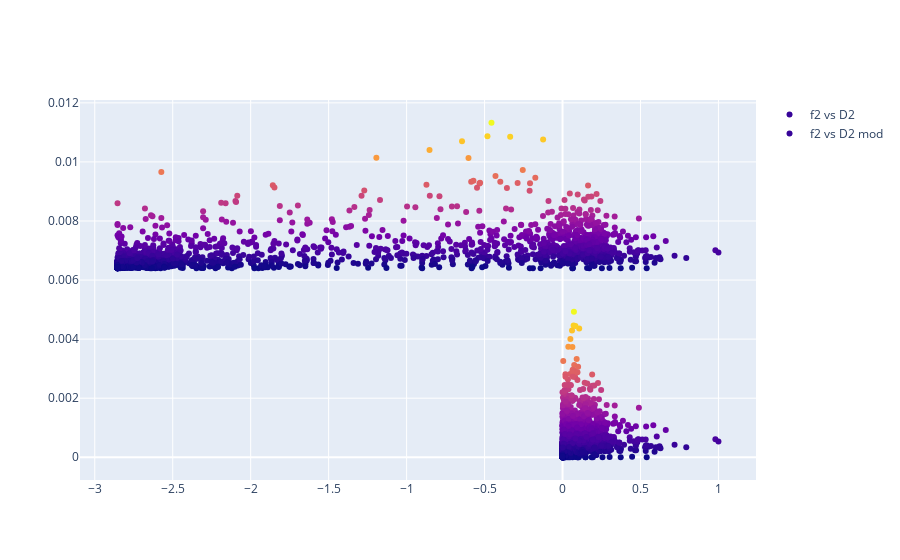
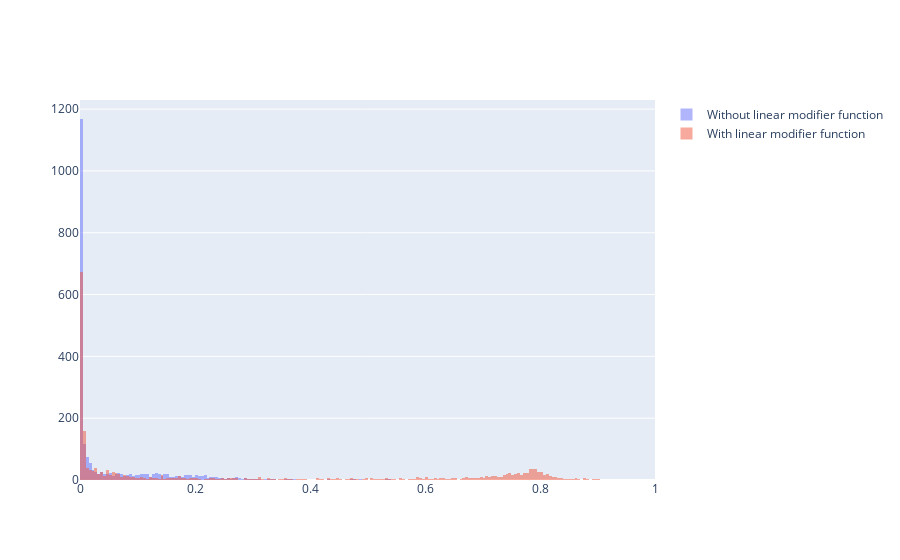
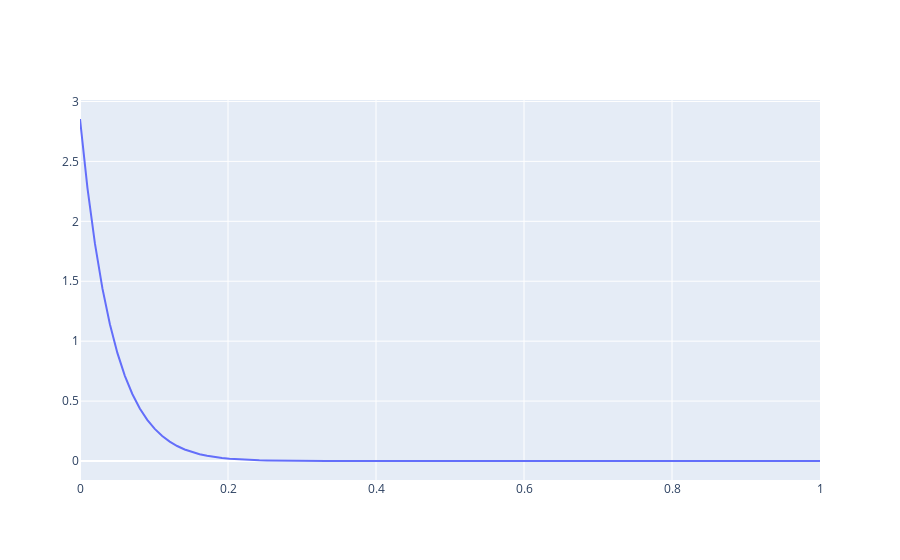

Write notebook code for charts like these, in order.
### Code cell
if use_real_dataset:
    test_z = [1, 3]
    test_z = z

    fig = go.Figure()
    fig.add_trace(go.Scatter(x=X, y=f2, mode="markers", name="f2 vs D2", marker_color=f))
    fig.add_trace(go.Scatter(x=T0(test_z), y=f2+max(f2)*1.3, mode="markers", name="f2 vs D2 mod", marker_color=f))

    fig.show()

    fig2 = go.Figure()

    fig2.add_trace(
        go.Histogram(
            x=X,
            xbins=dict(start=0, end=1, size=0.005),
            name="Without linear modifier function",
        )
    )
    fig2.add_trace(
        go.Histogram(
            x=T1(test_z),
            xbins=dict(start=0, end=1, size=0.005),
            name="With linear modifier function",
        )
    )

    fig2.update_layout(barmode="overlay")
    # Reduce opacity to see both histograms
    fig2.update_traces(opacity=0.5)
    fig2.update_xaxes(range=[0, 1])
    #fig2.update_yaxes(range=[0, 200])
    fig2.show()

    fig3 = go.Figure()
    tmp_x = np.linspace(0, 1, 100)
    fig3.add_trace(go.Scatter(x=tmp_x, y=Y(test_z,tmp_x)))
    fig3.show()

### Figure 1 — Plotly figure (JSON) as saved in the notebook; plotly's stock layout.template omitted (floating-point values rounded to 4 significant figures; data arrays with more than 128 entries replaced by an {"elided": "..."} marker saying what was removed)
{"data": [{"marker": {"color": {"elided": "2269 float values"}}, "mode": "markers", "name": "f2 vs D2", "type": "scatter", "x": {"elided": "2269 float values"}, "y": {"elided": "2269 float values"}}, {"marker": {"color": {"elided": "2269 float values"}}, "mode": "markers", "name": "f2 vs D2 mod", "type": "scatter", "x": {"elided": "2269 float values"}, "y": {"elided": "2269 float values"}}], "layout": {}}

### Figure 2 — Plotly figure (JSON) as saved in the notebook; plotly's stock layout.template omitted (floating-point values rounded to 4 significant figures; data arrays with more than 128 entries replaced by an {"elided": "..."} marker saying what was removed)
{"data": [{"name": "Without linear modifier function", "opacity": 0.5, "type": "histogram", "x": {"elided": "2269 float values"}, "xbins": {"end": 1, "size": 0.005, "start": 0}}, {"name": "With linear modifier function", "opacity": 0.5, "type": "histogram", "x": {"elided": "2269 float values"}, "xbins": {"end": 1, "size": 0.005, "start": 0}}], "layout": {"barmode": "overlay", "xaxis": {"range": [0, 1]}}}

### Figure 3 — Plotly figure (JSON) as saved in the notebook; plotly's stock layout.template omitted (floating-point values rounded to 4 significant figures)
{"data": [{"type": "scatter", "x": [0, 0.0101, 0.0202, 0.0303, 0.0404, 0.05051, 0.06061, 0.07071, 0.08081, 0.09091, 0.101, 0.1111, 0.1212, 0.1313, 0.1414, 0.1515, 0.1616, 0.1717, 0.1818, 0.1919, 0.202, 0.2121, 0.2222, 0.2323, 0.2424, 0.2525, 0.2626, 0.2727, 0.2828, 0.2929, 0.303, 0.3131, 0.3232, 0.3333, 0.3434, 0.3535, 0.3636, 0.3737, 0.3838, 0.3939, 0.404, 0.4141, 0.4242, 0.4343, 0.4444, 0.4545, 0.4646, 0.4747, 0.4848, 0.4949, 0.5051, 0.5152, 0.5253, 0.5354, 0.5455, 0.5556, 0.5657, 0.5758, 0.5859, 0.596, 0.6061, 0.6162, 0.6263, 0.6364, 0.6465, 0.6566, 0.6667, 0.6768, 0.6869, 0.697, 0.7071, 0.7172, 0.7273, 0.7374, 0.7475, 0.7576, 0.7677, 0.7778, 0.7879, 0.798, 0.8081, 0.8182, 0.8283, 0.8384, 0.8485, 0.8586, 0.8687, 0.8788, 0.8889, 0.899, 0.9091, 0.9192, 0.9293, 0.9394, 0.9495, 0.9596, 0.9697, 0.9798, 0.9899, 1], "y": [2.854, 2.277, 1.813, 1.44, 1.141, 0.9019, 0.7111, 0.5592, 0.4386, 0.3431, 0.2677, 0.2082, 0.1615, 0.1249, 0.09631, 0.07404, 0.05674, 0.04334, 0.03299, 0.02503, 0.01893, 0.01426, 0.0107, 0.008005, 0.005964, 0.004425, 0.003271, 0.002407, 0.001764, 0.001287, 0.0009347, 0.0006757, 0.0004861, 0.000348, 0.0002479, 0.0001756, 0.0001237, 8.672e-05, 6.041e-05, 4.184e-05, 2.88e-05, 1.969e-05, 1.338e-05, 9.028e-06, 6.049e-06, 4.023e-06, 2.655e-06, 1.739e-06, 1.129e-06, 7.272e-07, 4.642e-07, 2.935e-07, 1.838e-07, 1.14e-07, 6.993e-08, 4.244e-08, 2.546e-08, 1.509e-08, 8.833e-09, 5.102e-09, 2.906e-09, 1.632e-09, 9.02e-10, 4.906e-10, 2.623e-10, 1.377e-10, 7.093e-11, 3.579e-11, 1.767e-11, 8.528e-12, 4.014e-12, 1.84e-12, 8.2e-13, 3.544e-13, 1.482e-13, 5.982e-14, 2.323e-14, 8.649e-15, 3.076e-15, 1.04e-15, 3.326e-16, 9.999e-17, 2.807e-17, 7.295e-18, 1.738e-18, 3.751e-19, 7.223e-20, 1.219e-20, 1.763e-21, 2.119e-22, 2.038e-23, 1.487e-24, 7.644e-26, 2.485e-27, 4.32e-29, 3.03e-31, 5.065e-34, 6.177e-38, 1.259e-44, 0]}], "layout": {}}
